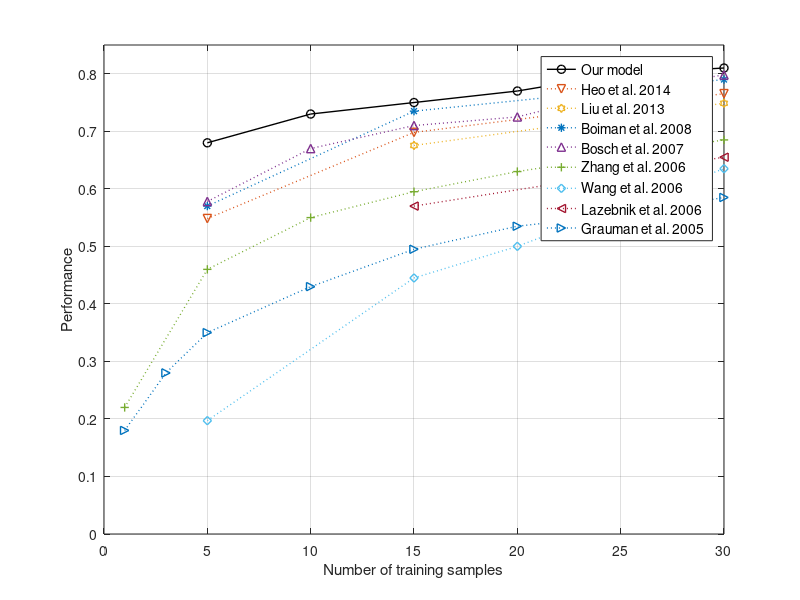

MATLAB code to generate this figure:
function Caltech101Result

zhang=[1, 0.22; 5, 0.46; 10, 0.55; 15, 0.595; 20, 0.63; 30, 0.685]; % Zhang et al (CVPR06)
griffin=[5, 0.44; 10, 0.54; 15, 0.597; 20, 0.62; 25, 0.645; 30, 0.67]; % Griffin et al (Tech.Rep.06)
lazebnik=[15, 0.57; 30, 0.655]; % Lazebnik et al (CVPR06)
wang=[5, 0.197; 15, 0.445; 20, 0.5; 25, 0.568; 30, 0.635]; % Wang et al (CVPR06)
grauman = [1, 0.18; 3, 0.28; 5, 0.35; 10, 0.43; 15, 0.495; 20, 0.535; 25, 0.555; 30, 0.585]; % Grauman & Darrell (ICCV05)
mutch = [15, 0.51; 30, 0.565]; % Mutch & Lowe (CVPR06)
bosch = [5,0.54; 10,0.63; 15,0.68; 20,0.71; 25,0.755; 30,0.78]; % Bosch et al (CIVR07)
bosch2 = [5,0.578; 10,0.67; 15,0.71; 20,0.725; 25,0.77; 30, 0.798]; % Bosch et al (ICCV07)

liu = [15, 0.6754; 30, 0.7487]; % Liu et al (PR2013)
yanliu = [5, 0.583; 25, 0.7141]; % Yan Liu et al (PR2011)
cjzhang = [15, 0.7086; 30, 0.7662]; % Zhang et al (CVIU2014)
luo = [15, 0.6708; 30, 0.7360]; % Luo et al (NeuroComp2015)
heo = [5, 0.5483; 15, 0.6981; 30, 0.7654]; % Heo et al (ISVC2014)
boiman = [5, 0.57; 15, 0.735; 30, 0.79]; % Boiman et al (CVPR08)
our = [5, 0.68; 10, 0.73; 15, 0.75; 20, 0.77; 25, 0.8; 30, 0.81];

%figure;
h1 = plot(our(:,1),our(:,2), '-ok', 'LineWidth', 1);
hold on;
h2 = plot(boiman(:,1),boiman(:,2), ':*', 'LineWidth', 1); % 2008
h3 = plot(heo(:,1),heo(:,2), ':v', 'LineWidth', 1); % 2014
h4 = plot(liu(:,1),liu(:,2), ':h', 'LineWidth', 1); % 2013
h5 = plot(bosch2(:,1),bosch2(:,2), ':^', 'LineWidth', 1); % 2007
h6 = plot(zhang(:,1),zhang(:,2), ':+', 'LineWidth', 1); % 2006
h7 = plot(wang(:,1),wang(:,2), ':d', 'LineWidth', 1); % 2006
h8 = plot(lazebnik(:,1),lazebnik(:,2), ':<', 'LineWidth', 1); % 2006
h9 = plot(grauman(:,1), grauman(:,2), ':>', 'LineWidth', 1); % 2005

grid on;
hold off;

xlabel('Number of training samples');
ylabel('Performance');
set(gca, 'XLim', [0,30], 'YLim', [0,0.85]);
set(gca, 'XTick', 0:5:40, 'YTick', 0:0.1:0.9);
legend([h1,h3,h4,h2,h5,h6,h7,h8,h9], ...
  {'Our model', 'Heo et al. 2014', 'Liu et al. 2013', 'Boiman et al. 2008', 'Bosch et al. 2007', ...
  'Zhang et al. 2006', 'Wang et al. 2006', 'Lazebnik et al. 2006', 'Grauman et al. 2005'}, ...
  'fontsize', 10);

pos = get(gcf, 'Position');
pos(3) = 500; 
pos(4) = 350;
set(gcf, 'Position', pos);

end
